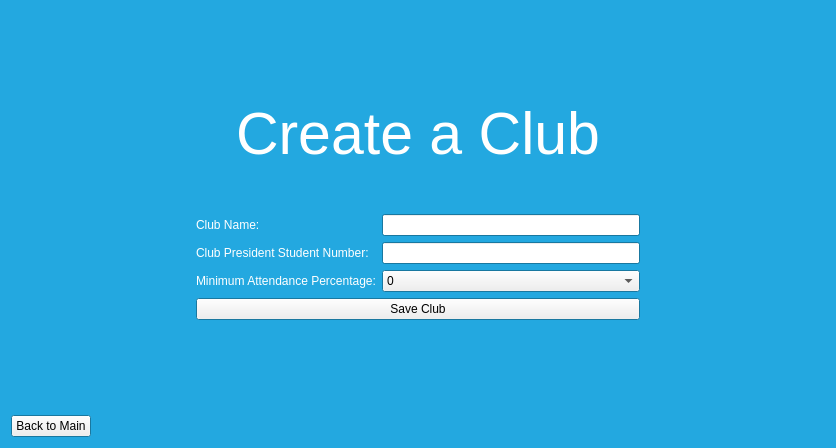
<?xml version="1.0" encoding="UTF-8"?>
<ui version="4.0">
 <class>admin_CreateAClub</class>
 <widget class="QDialog" name="admin_CreateAClub">
  <property name="geometry">
   <rect>
    <x>0</x>
    <y>0</y>
    <width>836</width>
    <height>448</height>
   </rect>
  </property>
  <property name="palette">
   <palette>
    <active>
     <colorrole role="Base">
      <brush brushstyle="SolidPattern">
       <color alpha="255">
        <red>255</red>
        <green>255</green>
        <blue>255</blue>
       </color>
      </brush>
     </colorrole>
     <colorrole role="Window">
      <brush brushstyle="SolidPattern">
       <color alpha="255">
        <red>35</red>
        <green>168</green>
        <blue>224</blue>
       </color>
      </brush>
     </colorrole>
    </active>
    <inactive>
     <colorrole role="Base">
      <brush brushstyle="SolidPattern">
       <color alpha="255">
        <red>255</red>
        <green>255</green>
        <blue>255</blue>
       </color>
      </brush>
     </colorrole>
     <colorrole role="Window">
      <brush brushstyle="SolidPattern">
       <color alpha="255">
        <red>35</red>
        <green>168</green>
        <blue>224</blue>
       </color>
      </brush>
     </colorrole>
    </inactive>
    <disabled>
     <colorrole role="Base">
      <brush brushstyle="SolidPattern">
       <color alpha="255">
        <red>35</red>
        <green>168</green>
        <blue>224</blue>
       </color>
      </brush>
     </colorrole>
     <colorrole role="Window">
      <brush brushstyle="SolidPattern">
       <color alpha="255">
        <red>35</red>
        <green>168</green>
        <blue>224</blue>
       </color>
      </brush>
     </colorrole>
    </disabled>
   </palette>
  </property>
  <property name="focusPolicy">
   <enum>Qt::NoFocus</enum>
  </property>
  <property name="windowTitle">
   <string>Haig Network</string>
  </property>
  <layout class="QHBoxLayout" name="horizontalLayout_5">
   <item>
    <layout class="QVBoxLayout" name="verticalLayout_6">
     <item>
      <spacer name="verticalSpacer_2">
       <property name="orientation">
        <enum>Qt::Vertical</enum>
       </property>
       <property name="sizeHint" stdset="0">
        <size>
         <width>20</width>
         <height>40</height>
        </size>
       </property>
      </spacer>
     </item>
     <item>
      <layout class="QHBoxLayout" name="horizontalLayout_4">
       <item>
        <spacer name="horizontalSpacer_3">
         <property name="orientation">
          <enum>Qt::Horizontal</enum>
         </property>
         <property name="sizeHint" stdset="0">
          <size>
           <width>40</width>
           <height>20</height>
          </size>
         </property>
        </spacer>
       </item>
       <item>
        <layout class="QVBoxLayout" name="verticalLayout_5">
         <item>
          <layout class="QVBoxLayout" name="verticalLayout_4">
           <item>
            <layout class="QHBoxLayout" name="horizontalLayout_2">
             <item>
              <spacer name="horizontalSpacer">
               <property name="orientation">
                <enum>Qt::Horizontal</enum>
               </property>
               <property name="sizeHint" stdset="0">
                <size>
                 <width>40</width>
                 <height>20</height>
                </size>
               </property>
              </spacer>
             </item>
             <item>
              <widget class="QLabel" name="label_4">
               <property name="font">
                <font>
                 <family>Helvetica Neue</family>
                 <pointsize>44</pointsize>
                 <weight>50</weight>
                 <bold>false</bold>
                 <underline>false</underline>
                </font>
               </property>
               <property name="autoFillBackground">
                <bool>false</bool>
               </property>
               <property name="text">
                <string>&lt;html&gt;&lt;head/&gt;&lt;body&gt;&lt;p&gt;&lt;span style=&quot; color:#ffffff;&quot;&gt;Create a Club&lt;/span&gt;&lt;/p&gt;&lt;/body&gt;&lt;/html&gt;</string>
               </property>
               <property name="textFormat">
                <enum>Qt::RichText</enum>
               </property>
              </widget>
             </item>
             <item>
              <spacer name="horizontalSpacer_2">
               <property name="orientation">
                <enum>Qt::Horizontal</enum>
               </property>
               <property name="sizeHint" stdset="0">
                <size>
                 <width>40</width>
                 <height>20</height>
                </size>
               </property>
              </spacer>
             </item>
            </layout>
           </item>
           <item>
            <spacer name="verticalSpacer_3">
             <property name="orientation">
              <enum>Qt::Vertical</enum>
             </property>
             <property name="sizeHint" stdset="0">
              <size>
               <width>20</width>
               <height>40</height>
              </size>
             </property>
            </spacer>
           </item>
           <item>
            <layout class="QVBoxLayout" name="verticalLayout_3">
             <item>
              <layout class="QHBoxLayout" name="horizontalLayout">
               <item>
                <layout class="QVBoxLayout" name="verticalLayout">
                 <item>
                  <widget class="QLabel" name="label_2">
                   <property name="text">
                    <string>&lt;html&gt;&lt;head/&gt;&lt;body&gt;&lt;p&gt;&lt;span style=&quot; color:#ffffff;&quot;&gt;Club Name:&lt;/span&gt;&lt;/p&gt;&lt;/body&gt;&lt;/html&gt;</string>
                   </property>
                  </widget>
                 </item>
                 <item>
                  <widget class="QLabel" name="label_3">
                   <property name="text">
                    <string>&lt;html&gt;&lt;head/&gt;&lt;body&gt;&lt;p&gt;&lt;span style=&quot; color:#ffffff;&quot;&gt;Club President Student Number:&lt;/span&gt;&lt;/p&gt;&lt;/body&gt;&lt;/html&gt;</string>
                   </property>
                  </widget>
                 </item>
                 <item>
                  <widget class="QLabel" name="label_5">
                   <property name="text">
                    <string>&lt;html&gt;&lt;head/&gt;&lt;body&gt;&lt;p&gt;&lt;span style=&quot; color:#ffffff;&quot;&gt;Minimum Attendance Percentage:&lt;/span&gt;&lt;/p&gt;&lt;/body&gt;&lt;/html&gt;</string>
                   </property>
                  </widget>
                 </item>
                </layout>
               </item>
               <item>
                <layout class="QVBoxLayout" name="verticalLayout_2">
                 <item>
                  <widget class="QLineEdit" name="lineEdit_ClubName"/>
                 </item>
                 <item>
                  <widget class="QLineEdit" name="lineEdit_ClubPresident"/>
                 </item>
                 <item>
                  <widget class="QComboBox" name="comboBox_MinAttendPercent">
                   <item>
                    <property name="text">
                     <string>0</string>
                    </property>
                   </item>
                   <item>
                    <property name="text">
                     <string>10</string>
                    </property>
                   </item>
                   <item>
                    <property name="text">
                     <string>20</string>
                    </property>
                   </item>
                   <item>
                    <property name="text">
                     <string>30</string>
                    </property>
                   </item>
                   <item>
                    <property name="text">
                     <string>40</string>
                    </property>
                   </item>
                   <item>
                    <property name="text">
                     <string>50</string>
                    </property>
                   </item>
                   <item>
                    <property name="text">
                     <string>60</string>
                    </property>
                   </item>
                   <item>
                    <property name="text">
                     <string>70</string>
                    </property>
                   </item>
                   <item>
                    <property name="text">
                     <string>80</string>
                    </property>
                   </item>
                   <item>
                    <property name="text">
                     <string>90</string>
                    </property>
                   </item>
                   <item>
                    <property name="text">
                     <string>100</string>
                    </property>
                   </item>
                  </widget>
                 </item>
                </layout>
               </item>
              </layout>
             </item>
             <item>
              <widget class="QPushButton" name="pushButton_SaveClub">
               <property name="cursor">
                <cursorShape>PointingHandCursor</cursorShape>
               </property>
               <property name="text">
                <string>Save Club</string>
               </property>
               <property name="autoDefault">
                <bool>false</bool>
               </property>
              </widget>
             </item>
            </layout>
           </item>
          </layout>
         </item>
        </layout>
       </item>
       <item>
        <spacer name="horizontalSpacer_4">
         <property name="orientation">
          <enum>Qt::Horizontal</enum>
         </property>
         <property name="sizeHint" stdset="0">
          <size>
           <width>40</width>
           <height>20</height>
          </size>
         </property>
        </spacer>
       </item>
      </layout>
     </item>
     <item>
      <spacer name="verticalSpacer">
       <property name="orientation">
        <enum>Qt::Vertical</enum>
       </property>
       <property name="sizeHint" stdset="0">
        <size>
         <width>20</width>
         <height>40</height>
        </size>
       </property>
      </spacer>
     </item>
     <item>
      <layout class="QHBoxLayout" name="horizontalLayout_3">
       <item>
        <widget class="QPushButton" name="pushButton_Back">
         <property name="cursor">
          <cursorShape>PointingHandCursor</cursorShape>
         </property>
         <property name="text">
          <string>Back to Main</string>
         </property>
         <property name="autoDefault">
          <bool>false</bool>
         </property>
        </widget>
       </item>
       <item>
        <spacer name="horizontalSpacer_5">
         <property name="orientation">
          <enum>Qt::Horizontal</enum>
         </property>
         <property name="sizeHint" stdset="0">
          <size>
           <width>40</width>
           <height>20</height>
          </size>
         </property>
        </spacer>
       </item>
      </layout>
     </item>
    </layout>
   </item>
  </layout>
 </widget>
 <resources/>
 <connections/>
</ui>
